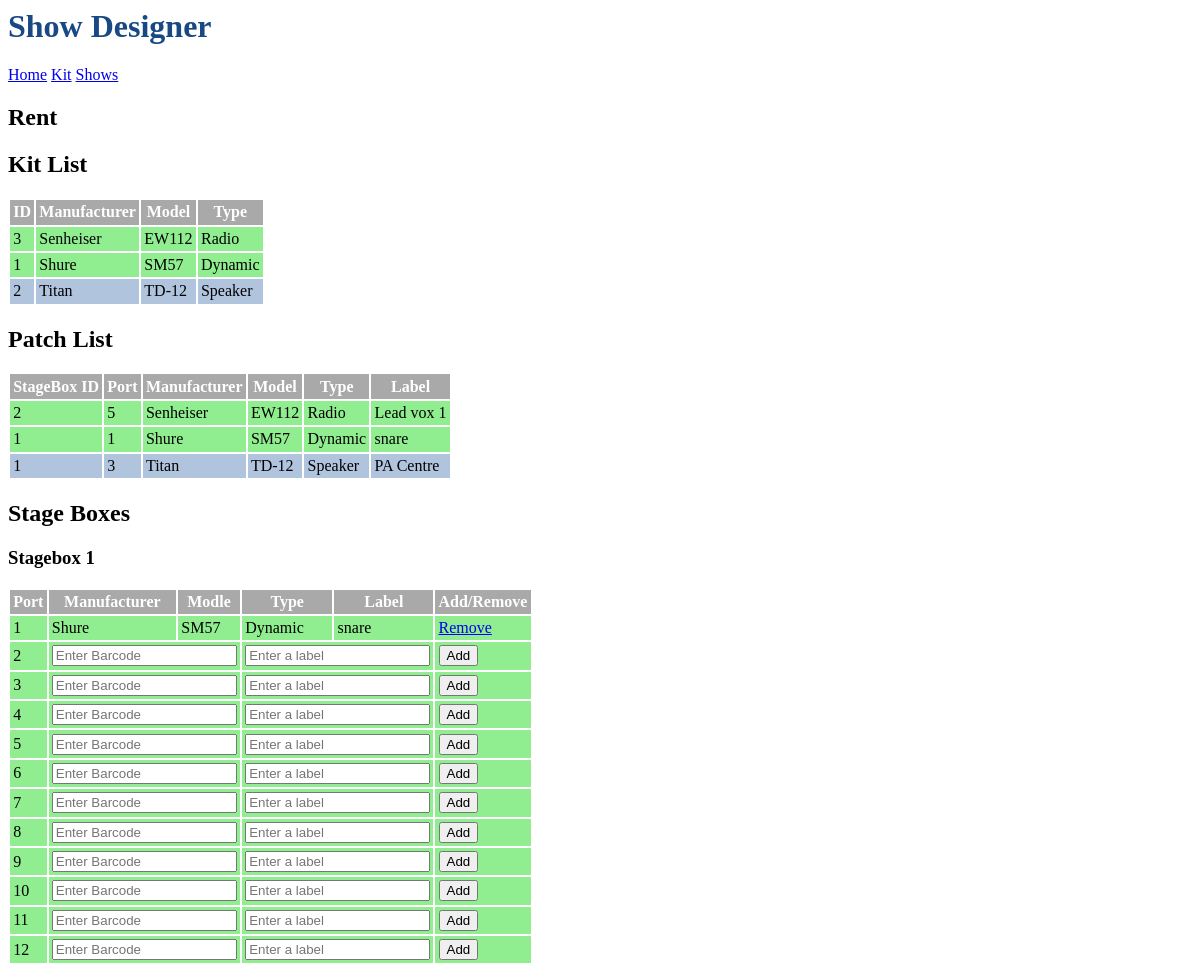
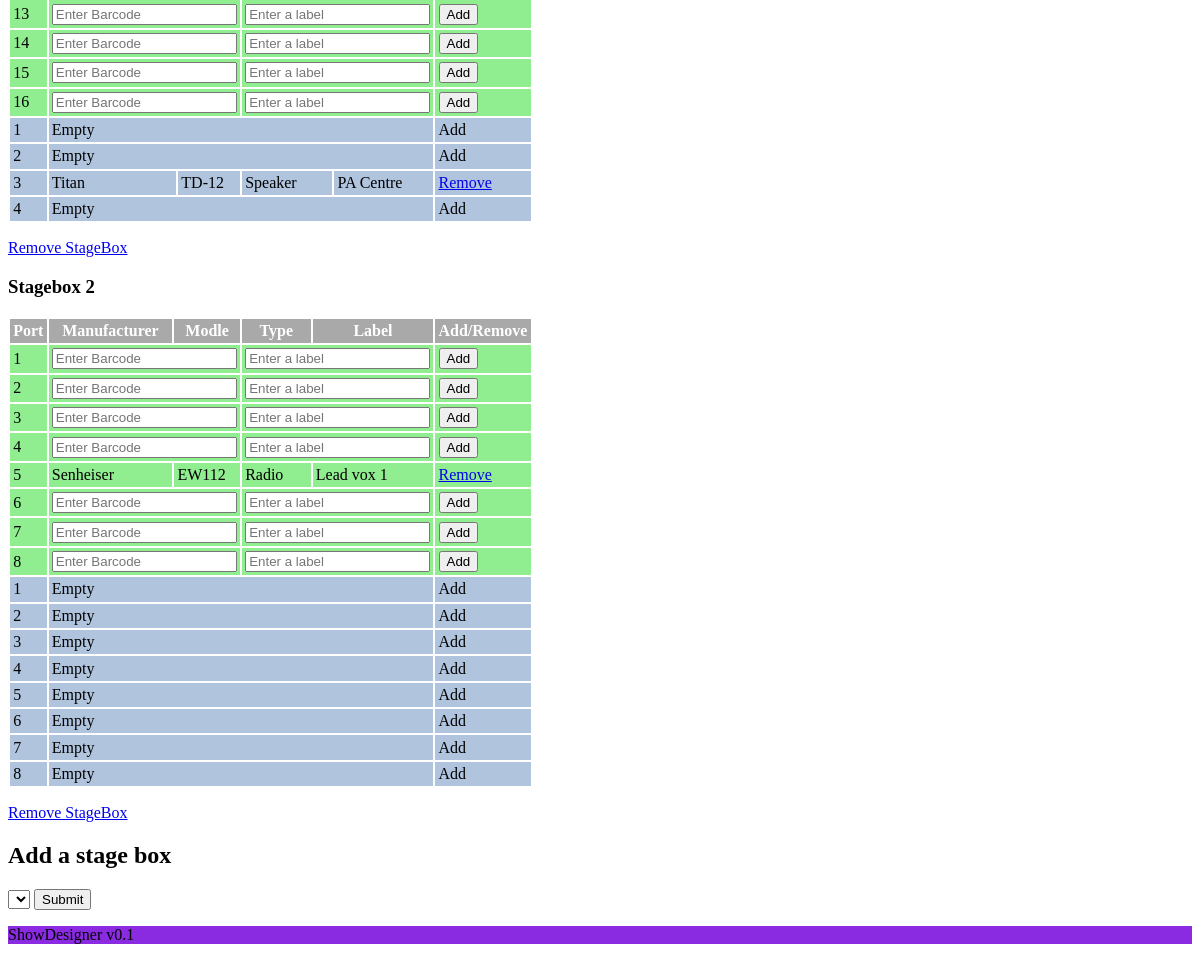
The app's page /show/1 with its own data (2 pictures, top to bottom).
### tables this page shows
CREATE TABLE Show (
	ID INTEGER PRIMARY KEY AUTOINCREMENT,
	ShowName str NOT NULL
	
);

CREATE TABLE InputDevice (
	ID INTEGER PRIMARY KEY AUTOINCREMENT,
	InputID int NOT NULL,
	BarcodeID int,
	FOREIGN KEY (InputID) REFERENCES InputType(InputID)
);

CREATE TABLE InputType (
	InputID INTEGER PRIMARY KEY AUTOINCREMENT,
	Manufacturer str,
	Model str,
	Type str
);

CREATE TABLE OutputDevice (
	ID INTEGER PRIMARY KEY AUTOINCREMENT,
	OutputID int NOT NULL,
	BarcodeID int,
	FOREIGN KEY (OutputID) REFERENCES OutputType(OutputID)
);

CREATE TABLE OutputType (
	OutputID INTEGER PRIMARY KEY AUTOINCREMENT,
	Manufacturer str,
	Model str,
	Type str
);

CREATE TABLE InputMapping (
	ID INTEGER PRIMARY KEY AUTOINCREMENT,
	ShowStageBoxID int NOT NULL,
	Port int NOT NULL,
	InputID int NOT NULL,
	Label str,
	FOREIGN KEY (ShowStageBoxID) REFERENCES ShowStageBox(ID),
	FOREIGN KEY (InputID) REFERENCES InputDevice(ID)
);

CREATE TABLE OutputMapping (
	ID INTEGER PRIMARY KEY AUTOINCREMENT,
	ShowStageBoxID int NOT NULL,
	Port int NOT NULL,
	OutputID int NOT NULL,
	Label str,
	FOREIGN KEY (ShowStageBoxID) REFERENCES ShowStageBox(ID),
	FOREIGN KEY (OutputID) REFERENCES OutputDevice(ID)
);

### ShowDesigner.py (the view)
@app.route('/show/<showid>')
def show(showid):
    db = getdb()
    ShowName = db.execute(
        "SELECT Show.ShowName FROM Show WHERE ID = ?",[showid]
    ).fetchall()[0]["ShowName"]
    Inputs = db.execute(
        "SELECT InputDevice.ID, InputType.Manufacturer, InputType.Model, InputType.Type, InputDevice.BarcodeID FROM InputDevice, InputType, Show, ShowStageBox, InputMapping WHERE InputMapping.ShowStageBoxID = ShowStageBox.ID AND ShowStageBox.ShowID = Show.ID  AND InputMapping.InputID = InputDevice.ID AND InputDevice.InputID = InputType.InputID AND Show.ID = ?",[showid]
    ).fetchall()
    Outputs = db.execute(
        "SELECT OutputDevice.ID, OutputType.Manufacturer, OutputType.Model, OutputType.Type, OutputDevice.BarcodeID FROM OutputDevice, OutputType, Show, ShowStageBox, OutputMapping WHERE OutputMapping.ShowStageBoxID = ShowStageBox.ID AND ShowStageBox.ShowID = Show.ID  AND OutputMapping.OutputID = OutputDevice.ID AND OutputDevice.OutputID = OutputType.OutputID AND Show.ID = ?",[showid]
    ).fetchall()
    InPatch = db.execute(
        "SELECT InputMapping.Port, Inputmapping.Label, InputType.Manufacturer, InputType.Model, InputType.Type, ShowstageBox.ID, ShowStageBox.StageBoxID, InputMapping.ID FROM InputDevice, InputType, Show, ShowStageBox, InputMapping WHERE InputMapping.ShowStageBoxID = ShowStageBox.ID AND ShowStageBox.ShowID = Show.ID  AND InputMapping.InputID = InputDevice.ID AND InputDevice.InputID = InputType.InputID AND Show.ID = ?",[showid]
    ).fetchall()
    OutPatch = db.execute(
        "SELECT OutputMapping.Port, Outputmapping.Label, OutputType.Manufacturer, OutputType.Model, OutputType.Type, OutputDevice.BarcodeID, ShowstageBox.ID, ShowStageBox.StageBoxID, OutputMapping.ID FROM OutputDevice, OutputType, Show, ShowStageBox, OutputMapping WHERE OutputMapping.ShowStageBoxID = ShowStageBox.ID AND ShowStageBox.ShowID = Show.ID  AND OutputMapping.OutputID = OutputDevice.ID AND OutputDevice.OutputID = OutputType.OutputID AND Show.ID = ?",[showid]
    ).fetchall()
    StageBox = db.execute(
        "SELECT StageBox.ID, StageBox.Inputs, StageBox.Outputs FROM StageBox, ShowStageBox WHERE ShowStageBox.StageBoxID = StageBox.ID AND ShowStageBox.ShowID = ?",[showid]
    ).fetchall()
    StageBoxes = []
    for Box in StageBox:
        BoxData = {"ID":Box["ID"],"Inputs":[],"Outputs":[]}
        for i in range(Box["Inputs"]):
            PortData = {"Port":i+1, "Manufacturer":"","Model":"","Type":"","Label":""}
            BoxData["Inputs"].append(PortData)
        for i in range(Box["Outputs"]):
            PortData = {"Port":i+1, "Manufacturer":"","Model":"","Type":"","Label":""}
            BoxData["Outputs"].append(PortData)
        for device in InPatch:
            if device["StageBoxID"] == Box["ID"]:
                PortData = BoxData["Inputs"][device["Port"]-1]
                PortData["Manufacturer"] = device["Manufacturer"]
                PortData["Model"] = device["Model"]
                PortData["Type"] = device["Type"]
                PortData["Label"] = device["Label"]
                PortData["InputMappingID"] = device[7]
        for device in OutPatch:
            if device["StageBoxID"] == Box["ID"]:
                PortData = BoxData["Outputs"][device["Port"]-1]
                PortData["Manufacturer"] = device["Manufacturer"]
                PortData["Model"] = device["Model"]
                PortData["Type"] = device["Type"]
                PortData["Label"] = device["Label"]
                PortData["OutputMappingID"] = device[7]
        StageBoxes.append(BoxData)
    Allsbids_sql = db.execute(
        "SELECT ID FROM StageBox"
    ).fetchall()
    sbidsInShow_sql = db.execute(
        "SELECT StageBoxID FROM ShowStageBox WHERE ShowID = ?",[showid]
    ).fetchall()
    Allsbids = []
    for i in Allsbids_sql:
        Allsbids.append(i['ID'])
    sbidsInShow = []
    for i in sbidsInShow_sql:
        sbidsInShow.append(i['StageBoxID'])
    sbids = []
    for i in Allsbids:
        if not i in sbidsInShow:
            sbids.append(i)
    return render_template('show.html', InDevicesKit = Inputs, OutDevicesKit = Outputs, InDevicesPatch = InPatch, OutDevicesPatch = OutPatch, ShowName = ShowName, StageBoxes = StageBoxes, showid=showid,sbids = sbids)

### ShowDesigner.py (called while the page is built)
def getdb():
    if "db" not in g:
        g.db = sqlite3.connect(os.path.join(basedir, "database.db"), detect_types=sqlite3.PARSE_DECLTYPES)
        g.db.row_factory = sqlite3.Row
    return g.db

### templates/show.html (shortened to what this page needs)
{% extends "root.html" %}
{% block main %}
<h2>{{ShowName}}</h2>
<h2>Kit List</h2>
<table>
    <tr>
        <th>ID</th>
        <th>Manufacturer</th>
        <th>Model</th>
        <th>Type</th>
    </tr>
    {% for Device in InDevicesKit %}
        <tr class="input">
            <td>{{ Device['ID'] }}</td>
            <td>{{ Device['Manufacturer'] }}</td>
            <td>{{ Device['Model'] }}</td>
            <td>{{ Device['Type'] }}</td>
        </tr>
    {% endfor %}
    {% for Device in OutDevicesKit %}
        <tr class="output">
            <td>{{ Device['ID'] }}</td>
            <td>{{ Device['Manufacturer'] }}</td>
            <td>{{ Device['Model'] }}</td>
            <td>{{ Device['Type'] }}</td>
        </tr>
    {% endfor %}
</table>
<h2>Patch List</h2>
<table>
    <tr>
        <th>StageBox ID</th>
        <th>Port</th>
        <th>Manufacturer</th>
        <th>Model</th>
        <th>Type</th>
        <th>Label</th>
    </tr>
    {% for Device in InDevicesPatch %}
        <tr class="input">
            <td>{{ Device['ID'] }}</td>
            <td>{{ Device['Port'] }}</td>
            <td>{{ Device['Manufacturer'] }}</td>
            <td>{{ Device['Model'] }}</td>
            <td>{{ Device['Type'] }}</td>
            <td>{{ Device['Label'] }}</td>
        </tr>
    {% endfor %}
    {% for Device in OutDevicesPatch %}
        <tr class="output">
            <td>{{ Device['ID'] }}</td>
            <td>{{ Device['Port'] }}</td>
            <td>{{ Device['Manufacturer'] }}</td>
            <td>{{ Device['Model'] }}</td>
            <td>{{ Device['Type'] }}</td>
            <td>{{ Device['Label'] }}</td>
        </tr>
    {% endfor %}
</table>
<h2>Stage Boxes</h2>
{% for StageBox in StageBoxes %}
    <h3>Stagebox {{StageBox["ID"]}}</h3>
    <table>
        <tr>
            <th>Port</th>
            <th>Manufacturer</th>
            <th>Modle</th>
            <th>Type</th>
            <th>Label</th>
            <th>Add/Remove</th>
        </tr>
        {% for Device in StageBox['Inputs'] %}
        <tr class="input">
            <td>{{ Device['Port'] }}</td>
            {% if  Device['Manufacturer'] == "" %}
                <form action="{{ url_for('AddInputDevice') }}" method="post">
                    <td colspan=2><input type="text" name="BarcodeID" placeholder="Enter Barcode"></td>
                    <td colspan=2><input type="text" name="Label" placeholder="Enter a label"></td>
                    <td><input type = 'submit' value="Add"></td>
                </form>
            {% else %}
            <td>{{ Device['Manufacturer'] }}</td>
            <td>{{ Device['Model'] }}</td>
            <td>{{ Device['Type'] }}</td>
            <td>{{ Device['Label'] }}</td>
            <td><a href = "{{ url_for('Remove_Input_Mapping', InputMappingID=Device['InputMappingID']) }}">Remove</a></td>
            {% endif %}
        </tr>
    {% endfor %}
    {% for Device in StageBox['Outputs'] %}
    <tr class="output">
        <td>{{ Device['Port'] }}</td>
        {% if  Device['Manufacturer'] == "" %}
            <td colspan = 4>Empty</td>
            <td>Add</td>
        {% else %}
            <td>{{ Device['Manufacturer'] }}</td>
            <td>{{ Device['Model'] }}</td>
            <td>{{ Device['Type'] }}</td>
            <td>{{ Device['Label'] }}</td>
            <td><a href = "{{ url_for('Remove_Output_Mapping', OutputMappingID=Device['OutputMappingID']) }}">Remove</a></td>
        {% endif %}
    </tr>
    {% endfor %}
</table>
<p><a href = "{{ url_for('RemoveStageBox',ShowID = showid,StageBoxID = StageBox['ID']) }}">Remove StageBox</a></p>
{% endfor %}
<h2>Add a stage box</h2>
<form action="{{ url_for('AddStageBox') }}" method="post">
    <select name="StageBoxID">
    </select>
    <input type="submit">
</form>
{% endblock %}

### static/styles.css (style rules this page uses)
th { color: white; background-color: darkgray; }
td { background-color: #CCC; }
td,th { padding: 0.2em; }
tr.input td { background-color: lightgreen; }
tr.output td { background-color: lightsteelblue; }

### records on screen
Show: ShowName "Rent"
InputDevice: ID "3", Manufacturer "Senheiser", Model "EW112", Type "Radio"
InputDevice: ID "1", Manufacturer "Shure", Model "SM57", Type "Dynamic"
OutputDevice: ID "2", Manufacturer "Titan", Model "TD-12", Type "Speaker"
InputType: ID "2", Port "5", Manufacturer "Senheiser", Model "EW112", Type "Radio", Label "Lead vox 1"
InputType: ID "1", Port "1", Manufacturer "Shure", Model "SM57", Type "Dynamic", Label "snare"
OutputMapping: ID "1", Port "3", Manufacturer "Titan", Model "TD-12", Type "Speaker", Label "PA Centre"

### other values on screen
{{ StageBox["ID"] }} "1" "2"
{{ Device['Port'] }} "2" "3" "4" "5" "6" "7" "8" "9" "10" "11" "12" "13" "14" "15" "16" "1" "2" "3" "4" "6" "7" "8"
{{ Device['Port'] }} "1" "2" "4" "1" "2" "3" "4" "5" "6" "7" "8"
